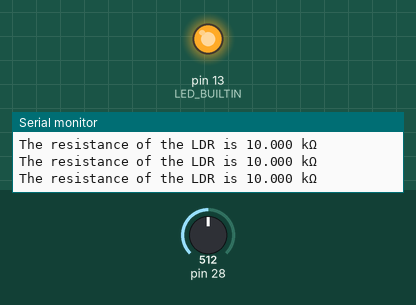
Recording of a program running on a simulated Teensy 3. On the bench: output pins drawn as LEDs (lit = HIGH), the last lines printed to the serial monitor. The inputs (shaded band) are chosen by the test bench; at power-on: pin 28 = 512 (analog values on the 0–1023 scale).

Above: at 3.2 s.
3.3 s: pin 28 set to 358
4.8 s: pin 28 set to 330
At 6.0 s:
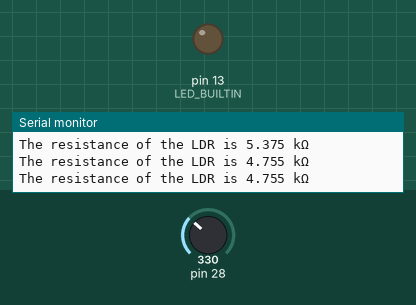
6.5 s: pin 28 set to 511
At 7.2 s:
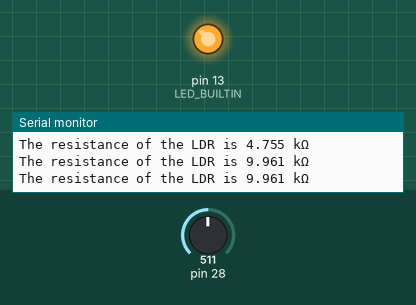
8.0 s: pin 28 set to 306
At 8.4 s:
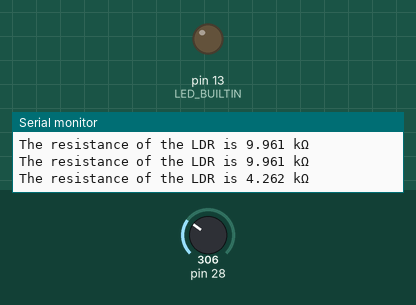
Timing chart, 0 to 10.5 s (numbered marks = the images above; inputs shaded):
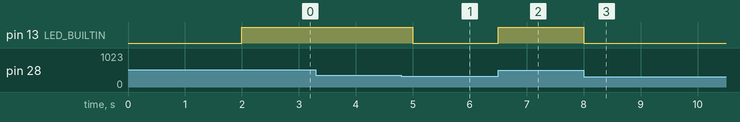

Measured:
- the behaviour switches between 342 and 341 on pin 28 (found by bisection; images 0 and 1)
- after the input at 4.8 s, pin 13 (LED_BUILTIN): HIGH → LOW after 0.20 s
- after the input at 6.5 s, pin 13 (LED_BUILTIN): LOW → HIGH at once
- after the input at 8.0 s, pin 13 (LED_BUILTIN): HIGH → LOW at once

The program:

main.cpp
```cpp
#include <Arduino.h>

#define KILO 1000
#define ADC_RESOLUTION 10                                             // The resolution of the ADC.
#define SUPPLIED_VOLTAGE 3.3f                                         // The supplied voltage of the ADC
#define LDR_MIN_RESISTANCE (2 * KILO)                                 // The resistance of the LDR in 10 lux is something between 2 kΩ and 5kΩ
#define LDR_MAX_RESISTANCE (5 * KILO)                                 // The resistance of the LDR in 10 lux is something between 2 kΩ and 5kΩ
#define RESISTOR_RESISTANCE (10 * KILO)                               // The resistance of the resistor
#define VOLTAGE_RESOLUTION (SUPPLIED_VOLTAGE / (1 << ADC_RESOLUTION)) // The voltage resolution of the ADC

// An integer variable to store the state of the built in LED
uint8_t ledState = LOW;

void setup()
{
    // Initialize and begin the USB serial communication
    Serial.begin(9600);

    // Wait until the serial communication gets initialized and started
    delay(2000);

    // Set the mode of the LED pin to OUTPUT
    pinMode(LED_BUILTIN, OUTPUT);

    // Set the resolution of the ADC
    analogReadResolution(ADC_RESOLUTION);
}

void loop()
{
    // Read the data from the analog pin and convert it to voltage
    float ldrVoltage = analogRead(A14) * VOLTAGE_RESOLUTION;

    // Calculate the resistance of the LDR
    float ldrResistance = (RESISTOR_RESISTANCE * ldrVoltage) / (SUPPLIED_VOLTAGE - ldrVoltage);

    // Print the resistance of the LDR to the terminal
    Serial.printf("The resistance of the LDR is %.3f kΩ\n", ldrResistance / KILO);

    if (ldrResistance < LDR_MIN_RESISTANCE)
    {
        /**
     * If the resistance of the LDR is lesser than 2 kΩ,
     * it means that the light intensity is greater than 10 lux
     * and therefore the LED will blink
     */
        ledState = !ledState;
    }
    else if (ldrResistance > LDR_MAX_RESISTANCE)
    {
        /**
     * If the resistance of the LDR is greater than 5 kΩ,
     * it means that the light intensity is lesser than 10 lux
     * and therefore the LED will be turned on
     */
        ledState = HIGH;
    }
    else
    {
        /**
     * If the resistance of the LDR is between 2 kΩ and 5 kΩ,
     * it means that the light intensity is almost 10 lux
     * and therefore the LED will be turned off
     */
        ledState = LOW;
    }

    // Change the state of the LED
    digitalWrite(LED_BUILTIN, ledState);

    //Wait 500 milliseconds
    delay(500);
}
```
